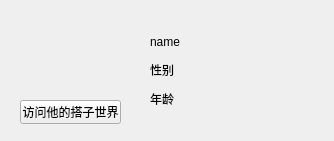
<?xml version="1.0" encoding="UTF-8"?>
<ui version="4.0">
 <class>person_message</class>
 <widget class="QWidget" name="person_message">
  <property name="geometry">
   <rect>
    <x>0</x>
    <y>0</y>
    <width>334</width>
    <height>141</height>
   </rect>
  </property>
  <property name="windowTitle">
   <string>Form</string>
  </property>
  <widget class="QLabel" name="label_profile">
   <property name="geometry">
    <rect>
     <x>30</x>
     <y>30</y>
     <width>54</width>
     <height>51</height>
    </rect>
   </property>
   <property name="text">
    <string/>
   </property>
  </widget>
  <widget class="QWidget" name="verticalLayoutWidget">
   <property name="geometry">
    <rect>
     <x>150</x>
     <y>30</y>
     <width>160</width>
     <height>80</height>
    </rect>
   </property>
   <layout class="QVBoxLayout" name="verticalLayout">
    <item>
     <widget class="QLabel" name="label_name">
      <property name="text">
       <string>name</string>
      </property>
     </widget>
    </item>
    <item>
     <widget class="QLabel" name="label_sex">
      <property name="text">
       <string>性别</string>
      </property>
     </widget>
    </item>
    <item>
     <widget class="QLabel" name="label_age">
      <property name="text">
       <string>年龄</string>
      </property>
     </widget>
    </item>
   </layout>
  </widget>
  <widget class="QPushButton" name="pushButton">
   <property name="geometry">
    <rect>
     <x>20</x>
     <y>100</y>
     <width>101</width>
     <height>24</height>
    </rect>
   </property>
   <property name="text">
    <string>访问他的搭子世界</string>
   </property>
  </widget>
 </widget>
 <resources/>
 <connections/>
</ui>
